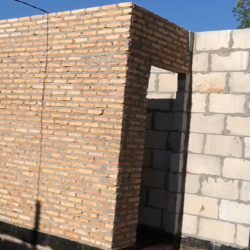
#> input picture 1_Grundlagen/ü4/data/Mauer.png, 250 x 250 px
$ python l_a.py
#> lines starting #> are read from the running program, lines starting #| are printed output that depends on the picture
import cv2

''' Öffnen einer Kamera und Initialisierung von Variablen '''
img = cv2.imread("./data/Mauer.png")
#> img is the input picture: shape (250, 250, 3); mean B, G, R 130.8, 145.9, 163.7
cv2.imshow("Original", img)

downscaled2 = cv2.resize(img, dsize=None, fx=0.5, fy=0.5, interpolation=cv2.INTER_NEAREST)
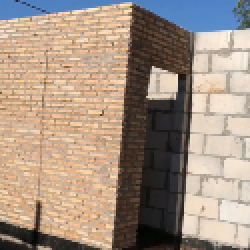
#> downscaled2: shape (125, 125, 3) (shown 2 times larger); mean B, G, R 131.1, 146.1, 163.9
downscaled2_original_size = cv2.resize(downscaled2, dsize=None, fx=2, fy=2, interpolation=cv2.INTER_NEAREST)
cv2.imshow("Abgetastet mit Faktor 2", downscaled2_original_size)

downscaled4 = cv2.resize(img, dsize=None, fx=0.25, fy=0.25, interpolation=cv2.INTER_NEAREST)
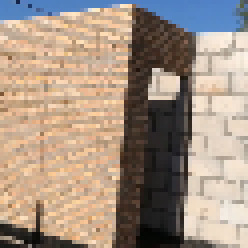
#> downscaled4: shape (62, 62, 3) (shown 4 times larger); mean B, G, R 132, 146.9, 164.7
downscaled4_original_size = cv2.resize(downscaled4, dsize=None, fx=4, fy=4, interpolation=cv2.INTER_NEAREST)
cv2.imshow("Abgetastet mit Faktor 4", downscaled4_original_size)

downscaled10 = cv2.resize(img, dsize=None, fx=0.1, fy=0.1, interpolation=cv2.INTER_NEAREST)
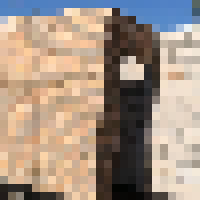
#> downscaled10: shape (25, 25, 3) (shown 8 times larger); mean B, G, R 133, 147.4, 164.8
downscaled10_original_size = cv2.resize(downscaled10, dsize=None, fx=10, fy=10, interpolation=cv2.INTER_NEAREST)
cv2.imshow("Abgetastet mit Faktor 10", downscaled10_original_size)

cv2.waitKey(0)
